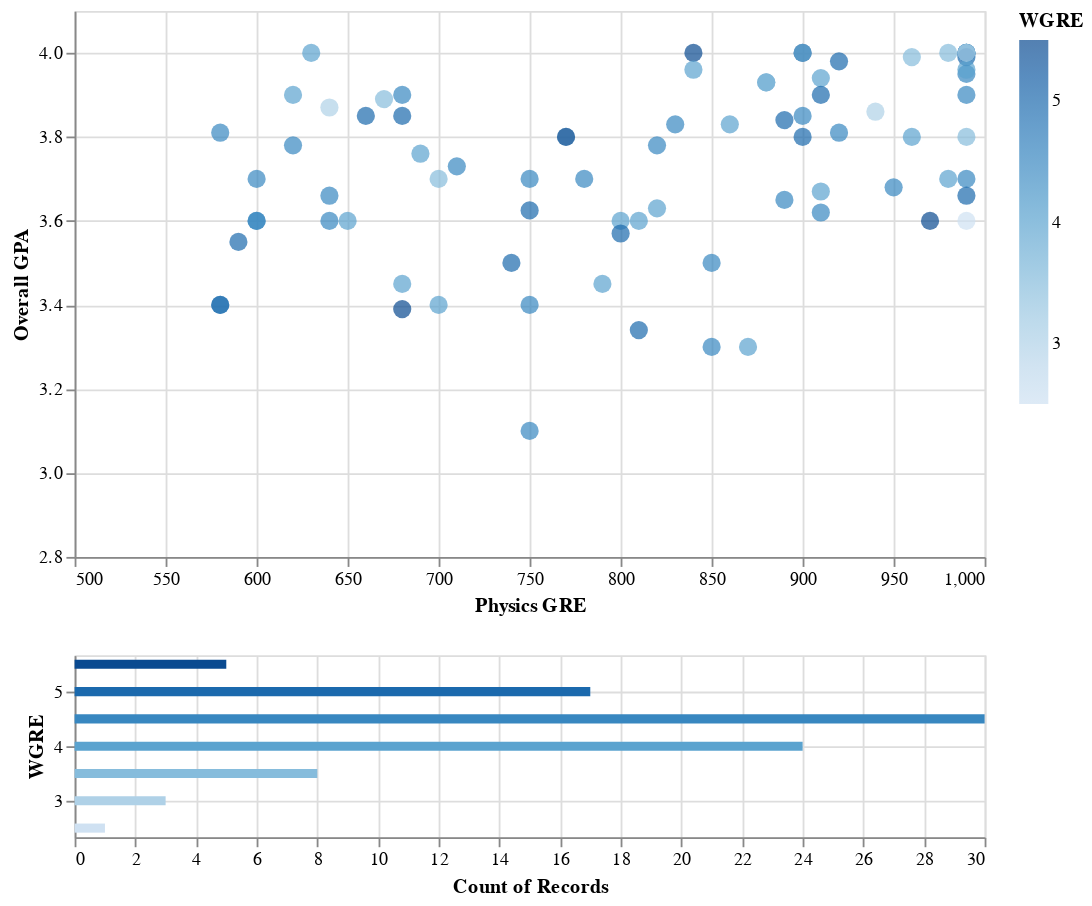

Notebook source saved alongside this figure:
### Code cell
#2015 data
brush = alt.selection(type='interval')

points = alt.Chart().mark_circle(size=100).encode(
    alt.X('PGRE', scale=alt.Scale(domain=(500,1000)), axis=alt.Axis(title='Physics GRE')),
    alt.Y('a_GPA', scale=alt.Scale(domain=(2.8,4.1)), axis=alt.Axis(title='Overall GPA')),
    color=alt.condition(brush, 'WGRE', alt.value('lightgray'))
).properties(
    selection=brush,
    width=500
)

bars = alt.Chart().mark_bar().encode(
    alt.X('count(WGRE):Q', scale=alt.Scale(domain=(0,30))),
    alt.Y('WGRE:Q', scale=alt.Scale(domain=(2.5,5.5))),
    color='WGRE'
).transform_filter(
    brush.ref() 
).properties(
    width=500,
    height=100
)

chart = alt.vconcat(points, bars, data=df)
chart
# chart.savechart('pgre.html')

### Figure 1 — Vega-Lite specification as saved in the notebook (floating-point values rounded to 4 significant figures)
{"$schema": "https://vega.github.io/schema/vega-lite/v2.json", "config": {"view": {"height": 300, "width": 400}}, "data": {"values": [{"PGRE": 910, "QGRE": 167, "VGRE": 162, "WGRE": 4, "a_GPA": 3.67, "major_GPA": 3.84}, {"PGRE": 980, "QGRE": 170, "VGRE": 165, "WGRE": 4, "a_GPA": null, "major_GPA": null}, {"PGRE": 910, "QGRE": 167, "VGRE": 166, "WGRE": 4, "a_GPA": 3.94, "major_GPA": 3.93}, {"PGRE": null, "QGRE": null, "VGRE": null, "WGRE": null, "a_GPA": 3.8, "major_GPA": 3.8}, {"PGRE": 750, "QGRE": 162, "VGRE": 160, "WGRE": 4.5, "a_GPA": 3.4, "major_GPA": 3.3}, {"PGRE": 990, "QGRE": 170, "VGRE": 166, "WGRE": 5, "a_GPA": 4, "major_GPA": 4}, {"PGRE": 870, "QGRE": 170, "VGRE": 168, "WGRE": 4, "a_GPA": 3.3, "major_GPA": 3.3}, {"PGRE": null, "QGRE": 170, "VGRE": 160, "WGRE": 4, "a_GPA": 3.98, "major_GPA": 3.98}, {"PGRE": 640, "QGRE": 164, "VGRE": 159, "WGRE": 4.5, "a_GPA": 3.6, "major_GPA": 3.3}, {"PGRE": 960, "QGRE": 165, "VGRE": 167, "WGRE": 4, "a_GPA": 3.8, "major_GPA": 3.9}, {"PGRE": 910, "QGRE": 164, "VGRE": 160, "WGRE": 4.5, "a_GPA": 3.62, "major_GPA": 3.56}, {"PGRE": 910, "QGRE": 166, "VGRE": 152, "WGRE": null, "a_GPA": 3.93, "major_GPA": 3.91}, {"PGRE": 990, "QGRE": 168, "VGRE": 166, "WGRE": 4, "a_GPA": 4, "major_GPA": 4}, {"PGRE": 990, "QGRE": 170, "VGRE": 161, "WGRE": 4.5, "a_GPA": 3.95, "major_GPA": 3.89}, {"PGRE": 660, "QGRE": 167, "VGRE": 168, "WGRE": 5, "a_GPA": 3.85, "major_GPA": 3.77}, {"PGRE": 830, "QGRE": 167, "VGRE": 162, "WGRE": 4.5, "a_GPA": 3.83, "major_GPA": 3.93}, {"PGRE": 740, "QGRE": 162, "VGRE": 162, "WGRE": 5, "a_GPA": 3.5, "major_GPA": 3.65}, {"PGRE": 800, "QGRE": 159, "VGRE": 159, "WGRE": 4, "a_GPA": 3.6, "major_GPA": 4}, {"PGRE": 750, "QGRE": 166, "VGRE": 156, "WGRE": 5, "a_GPA": 3.625, "major_GPA": null}, {"PGRE": 750, "QGRE": 166, "VGRE": 170, "WGRE": 4.5, "a_GPA": 3.1, "major_GPA": 3.2}, {"PGRE": null, "QGRE": null, "VGRE": null, "WGRE": null, "a_GPA": 2.86, "major_GPA": 2.84}, {"PGRE": 990, "QGRE": 167, "VGRE": 164, "WGRE": 4.5, "a_GPA": 3.7, "major_GPA": 3.8}, {"PGRE": 580, "QGRE": 169, "VGRE": 158, "WGRE": null, "a_GPA": 3.33, "major_GPA": 3.33}, {"PGRE": null, "QGRE": 162, "VGRE": 165, "WGRE": 4.5, "a_GPA": 3.91, "major_GPA": 3.93}, {"PGRE": 890, "QGRE": 166, "VGRE": 165, "WGRE": 4.5, "a_GPA": 3.65, "major_GPA": 3.55}, {"PGRE": 700, "QGRE": 167, "VGRE": 165, "WGRE": 3.5, "a_GPA": 3.7, "major_GPA": 3.7}, {"PGRE": 970, "QGRE": 170, "VGRE": 169, "WGRE": 5.5, "a_GPA": 3.6, "major_GPA": 3.52}, {"PGRE": 620, "QGRE": 160, "VGRE": 163, "WGRE": 4.5, "a_GPA": 3.78, "major_GPA": 3.9}, {"PGRE": 920, "QGRE": 168, "VGRE": 165, "WGRE": 4.5, "a_GPA": 3.81, "major_GPA": 3.79}, {"PGRE": 880, "QGRE": 169, "VGRE": 163, "WGRE": 4.5, "a_GPA": 3.93, "major_GPA": 3.97}, {"PGRE": null, "QGRE": null, "VGRE": null, "WGRE": null, "a_GPA": 3.11, "major_GPA": 3.22}, {"PGRE": 840, "QGRE": 165, "VGRE": 167, "WGRE": 5.5, "a_GPA": 4, "major_GPA": 4}, {"PGRE": 920, "QGRE": 170, "VGRE": 162, "WGRE": 5, "a_GPA": 3.98, "major_GPA": 4}, {"PGRE": 900, "QGRE": 169, "VGRE": 164, "WGRE": 5.5, "a_GPA": 4, "major_GPA": 4}, {"PGRE": 580, "QGRE": 170, "VGRE": 158, "WGRE": 4.5, "a_GPA": 3.4, "major_GPA": 3.44}, {"PGRE": 630, "QGRE": 164, "VGRE": 159, "WGRE": 4, "a_GPA": 4, "major_GPA": 4}, {"PGRE": 990, "QGRE": 170, "VGRE": 162, "WGRE": 5, "a_GPA": 3.66, "major_GPA": 3.66}, {"PGRE": 900, "QGRE": 162, "VGRE": 159, "WGRE": 4, "a_GPA": 4, "major_GPA": 4}, {"PGRE": 860, "QGRE": 154, "VGRE": 165, "WGRE": 4, "a_GPA": 3.83, "major_GPA": 3.83}, {"PGRE": 770, "QGRE": 170, "VGRE": 169, "WGRE": 3.5, "a_GPA": 3.8, "major_GPA": null}, {"PGRE": null, "QGRE": 166, "VGRE": 160, "WGRE": null, "a_GPA": 3.1, "major_GPA": 3.3}, {"PGRE": 600, "QGRE": 163, "VGRE": 160, "WGRE": 4.5, "a_GPA": 3.7, "major_GPA": 3.79}, {"PGRE": 820, "QGRE": 168, "VGRE": 167, "WGRE": 4.5, "a_GPA": 3.78, "major_GPA": 3.94}, {"PGRE": 880, "QGRE": 167, "VGRE": 157, "WGRE": 3.5, "a_GPA": 3.93, "major_GPA": 4}, {"PGRE": 650, "QGRE": 170, "VGRE": 160, "WGRE": 4, "a_GPA": 3.6, "major_GPA": 4}, {"PGRE": 980, "QGRE": 170, "VGRE": 169, "WGRE": 3.5, "a_GPA": 4, "major_GPA": 4}, {"PGRE": 600, "QGRE": 163, "VGRE": 162, "WGRE": 4.5, "a_GPA": 3.6, "major_GPA": null}, {"PGRE": null, "QGRE": null, "VGRE": null, "WGRE": null, "a_GPA": 2.35, "major_GPA": 2.9}, {"PGRE": 770, "QGRE": 167, "VGRE": 165, "WGRE": 5.5, "a_GPA": 3.8, "major_GPA": 3.8}, {"PGRE": 720, "QGRE": 170, "VGRE": 168, "WGRE": 3.5, "a_GPA": null, "major_GPA": null}, {"PGRE": 900, "QGRE": 162, "VGRE": 163, "WGRE": 5, "a_GPA": 3.8, "major_GPA": 3.8}, {"PGRE": null, "QGRE": null, "VGRE": null, "WGRE": null, "a_GPA": 3.5, "major_GPA": 3.6}, {"PGRE": 800, "QGRE": 170, "VGRE": 156, "WGRE": 5, "a_GPA": 3.57, "major_GPA": 3.42}, {"PGRE": 980, "QGRE": 168, "VGRE": 158, "WGRE": 4, "a_GPA": 3.7, "major_GPA": 3.7}, {"PGRE": 990, "QGRE": 166, "VGRE": 167, "WGRE": 3.5, "a_GPA": 3.8, "major_GPA": 3.8}, {"PGRE": 680, "QGRE": 170, "VGRE": 163, "WGRE": 4.5, "a_GPA": 3.9, "major_GPA": null}, {"PGRE": 780, "QGRE": 169, "VGRE": 155, "WGRE": 4.5, "a_GPA": 3.7, "major_GPA": 3.71}, {"PGRE": null, "QGRE": null, "VGRE": null, "WGRE": null, "a_GPA": null, "major_GPA": 3.7}, {"PGRE": 590, "QGRE": 166, "VGRE": 160, "WGRE": 5, "a_GPA": 3.55, "major_GPA": 3.36}, {"PGRE": 640, "QGRE": 157, "VGRE": 164, "WGRE": 4.5, "a_GPA": 3.66, "major_GPA": 3.55}, {"PGRE": 990, "QGRE": 168, "VGRE": 166, "WGRE": 4.5, "a_GPA": 3.9, "major_GPA": null}, {"PGRE": 890, "QGRE": 170, "VGRE": 166, "WGRE": 5, "a_GPA": 3.84, "major_GPA": 3.89}, {"PGRE": 790, "QGRE": 165, "VGRE": 166, "WGRE": 4, "a_GPA": 3.45, "major_GPA": 3.55}, {"PGRE": 950, "QGRE": 170, "VGRE": 168, "WGRE": 4.5, "a_GPA": 3.68, "major_GPA": 3.87}, {"PGRE": 990, "QGRE": 163, "VGRE": 143, "WGRE": 2.5, "a_GPA": 3.6, "major_GPA": 3.6}, {"PGRE": 940, "QGRE": 167, "VGRE": 156, "WGRE": 3, "a_GPA": 3.86, "major_GPA": 3.93}, {"PGRE": 640, "QGRE": 159, "VGRE": 159, "WGRE": 3, "a_GPA": 3.87, "major_GPA": 3.88}, {"PGRE": null, "QGRE": 156, "VGRE": 150, "WGRE": null, "a_GPA": 3.5, "major_GPA": 3.95}, {"PGRE": null, "QGRE": 170, "VGRE": 166, "WGRE": 5, "a_GPA": 3.8, "major_GPA": 3.9}, {"PGRE": 990, "QGRE": 170, "VGRE": 163, "WGRE": 5, "a_GPA": 4, "major_GPA": 4}, {"PGRE": 580, "QGRE": 153, "VGRE": 153, "WGRE": 4.5, "a_GPA": 3.81, "major_GPA": 3.77}, {"PGRE": 680, "QGRE": 157, "VGRE": 159, "WGRE": 5, "a_GPA": 3.85, "major_GPA": 3.93}, {"PGRE": null, "QGRE": null, "VGRE": null, "WGRE": 4, "a_GPA": null, "major_GPA": null}, {"PGRE": 810, "QGRE": 168, "VGRE": 164, "WGRE": 5, "a_GPA": 3.34, "major_GPA": 3.44}, {"PGRE": null, "QGRE": 169, "VGRE": 160, "WGRE": 4.5, "a_GPA": 3.85, "major_GPA": 3.9}, {"PGRE": 710, "QGRE": 170, "VGRE": 163, "WGRE": 4.5, "a_GPA": 3.73, "major_GPA": 3.8}, {"PGRE": 840, "QGRE": 166, "VGRE": 155, "WGRE": 4, "a_GPA": 3.96, "major_GPA": 3.92}, {"PGRE": 990, "QGRE": 170, "VGRE": 163, "WGRE": 4, "a_GPA": 4, "major_GPA": 4}, {"PGRE": 910, "QGRE": 168, "VGRE": 168, "WGRE": 5, "a_GPA": 3.9, "major_GPA": 3.86}, {"PGRE": 960, "QGRE": null, "VGRE": null, "WGRE": 4.5, "a_GPA": null, "major_GPA": null}, {"PGRE": 990, "QGRE": 170, "VGRE": 164, "WGRE": 5, "a_GPA": 3.99, "major_GPA": 4}, {"PGRE": 700, "QGRE": 166, "VGRE": 149, "WGRE": 4, "a_GPA": 3.4, "major_GPA": 3.55}, {"PGRE": null, "QGRE": null, "VGRE": null, "WGRE": null, "a_GPA": 4, "major_GPA": 4}, {"PGRE": 850, "QGRE": 161, "VGRE": 160, "WGRE": 4.5, "a_GPA": 3.5, "major_GPA": 3.75}, {"PGRE": 990, "QGRE": 168, "VGRE": 170, "WGRE": 4, "a_GPA": 3.96, "major_GPA": 3.95}, {"PGRE": 810, "QGRE": 156, "VGRE": 155, "WGRE": 4, "a_GPA": 3.6, "major_GPA": 3.75}, {"PGRE": 690, "QGRE": 164, "VGRE": 166, "WGRE": 4, "a_GPA": 3.76, "major_GPA": 3.7}, {"PGRE": 820, "QGRE": 170, "VGRE": 167, "WGRE": 4, "a_GPA": 3.63, "major_GPA": 3.81}, {"PGRE": 850, "QGRE": 163, "VGRE": 167, "WGRE": 4.5, "a_GPA": 3.3, "major_GPA": 3.3}, {"PGRE": 960, "QGRE": 168, "VGRE": 162, "WGRE": 3.5, "a_GPA": 3.99, "major_GPA": 3.98}, {"PGRE": 750, "QGRE": 158, "VGRE": 151, "WGRE": 4.5, "a_GPA": 3.7, "major_GPA": 3.66}, {"PGRE": 620, "QGRE": 160, "VGRE": 164, "WGRE": 4, "a_GPA": 3.9, "major_GPA": 3.9}, {"PGRE": 670, "QGRE": 164, "VGRE": 155, "WGRE": 3.5, "a_GPA": 3.89, "major_GPA": 3.94}, {"PGRE": 680, "QGRE": 163, "VGRE": 163, "WGRE": 4, "a_GPA": 3.45, "major_GPA": 3.25}, {"PGRE": 990, "QGRE": 165, "VGRE": 155, "WGRE": 3, "a_GPA": 4, "major_GPA": null}, {"PGRE": 580, "QGRE": 163, "VGRE": 161, "WGRE": 5, "a_GPA": 3.4, "major_GPA": 3.5}, {"PGRE": 900, "QGRE": 162, "VGRE": 162, "WGRE": 4.5, "a_GPA": 3.85, "major_GPA": 3.95}, {"PGRE": 680, "QGRE": 163, "VGRE": 156, "WGRE": 5.5, "a_GPA": 3.39, "major_GPA": 3.55}, {"PGRE": 600, "QGRE": 152, "VGRE": 157, "WGRE": 4.5, "a_GPA": 3.6, "major_GPA": 3.5}]}, "vconcat": [{"encoding": {"color": {"condition": {"field": "WGRE", "selection": "selector093", "type": "quantitative"}, "value": "lightgray"}, "x": {"axis": {"title": "Physics GRE"}, "field": "PGRE", "scale": {"domain": [500, 1000]}, "type": "quantitative"}, "y": {"axis": {"title": "Overall GPA"}, "field": "a_GPA", "scale": {"domain": [2.8, 4.1]}, "type": "quantitative"}}, "mark": {"size": 100, "type": "circle"}, "selection": {"selector093": {"encodings": ["x", "y"], "mark": {"fill": "#333", "fillOpacity": 0.125, "stroke": "white"}, "on": "[mousedown, window:mouseup] > window:mousemove!", "resolve": "global", "translate": "[mousedown, window:mouseup] > window:mousemove!", "type": "interval", "zoom": "wheel!"}}, "width": 500}, {"encoding": {"color": {"field": "WGRE", "type": "quantitative"}, "x": {"aggregate": "count", "field": "WGRE", "scale": {"domain": [0, 30]}, "type": "quantitative"}, "y": {"field": "WGRE", "scale": {"domain": [2.5, 5.5]}, "type": "quantitative"}}, "height": 100, "mark": "bar", "transform": [{"filter": {"selection": "selector093"}}], "width": 500}]}
